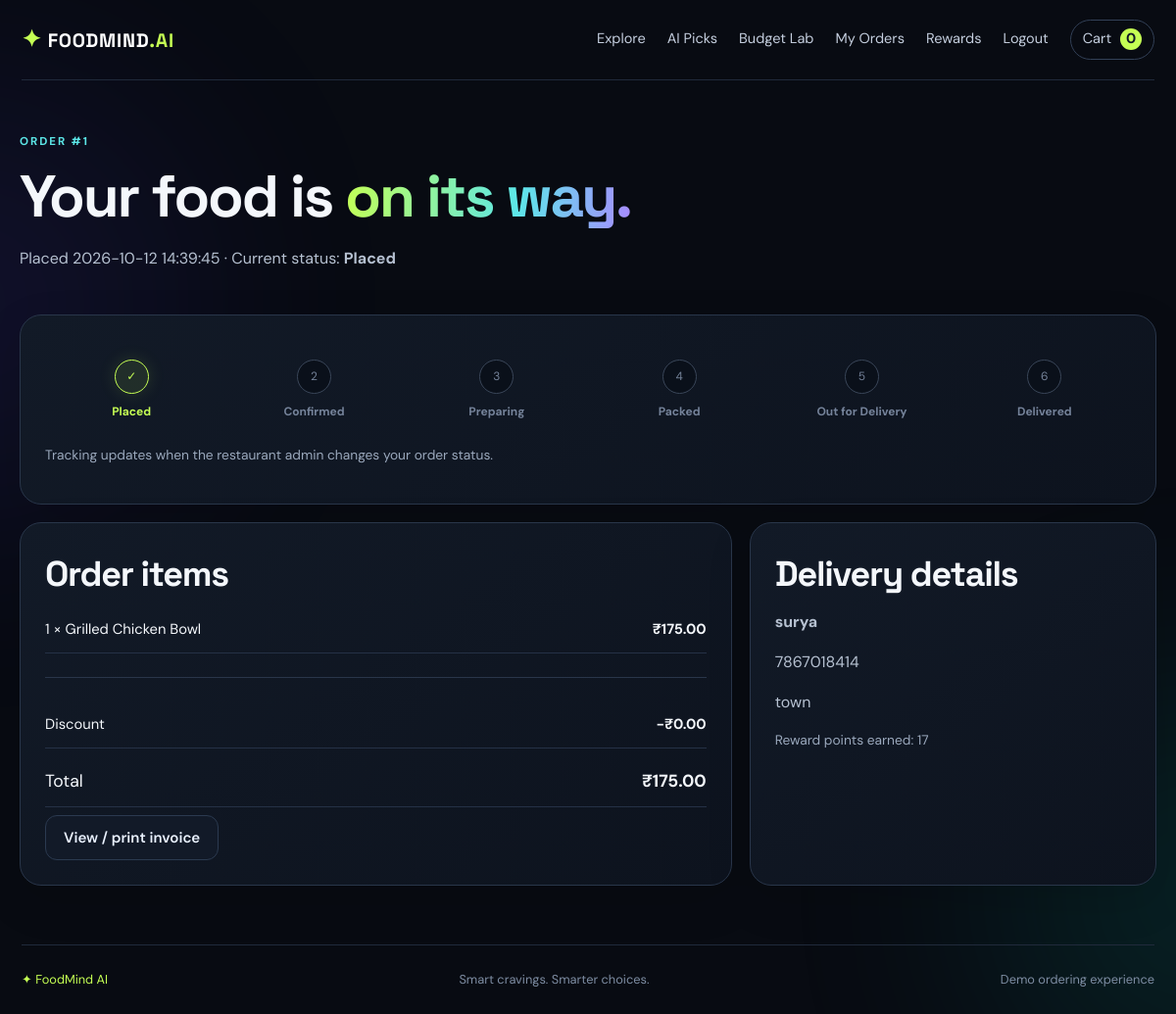
/orders/1 (signed in), run on the app's committed database.
### tables this page shows
CREATE TABLE orders (
          id INTEGER PRIMARY KEY AUTOINCREMENT, user_id INTEGER NOT NULL,
          customer_name TEXT NOT NULL, phone TEXT NOT NULL, address TEXT NOT NULL,
          total REAL NOT NULL, status TEXT NOT NULL DEFAULT 'Placed',
          created_at TEXT NOT NULL DEFAULT CURRENT_TIMESTAMP,
          coupon TEXT NOT NULL DEFAULT '', discount REAL NOT NULL DEFAULT 0,
          points_earned INTEGER NOT NULL DEFAULT 0,
          FOREIGN KEY(user_id) REFERENCES users(id)
        );

CREATE TABLE order_items (
          id INTEGER PRIMARY KEY AUTOINCREMENT, order_id INTEGER NOT NULL,
          food_id INTEGER, food_name TEXT NOT NULL, price REAL NOT NULL,
          quantity INTEGER NOT NULL,
          FOREIGN KEY(order_id) REFERENCES orders(id) ON DELETE CASCADE,
          FOREIGN KEY(food_id) REFERENCES foods(id) ON DELETE SET NULL
        );

### app.py (the view)
@app.route("/orders/<int:order_id>")
@login_required
def order_detail(order_id):
    with get_db() as db:
        order=db.execute("SELECT * FROM orders WHERE id=? AND user_id=?",(order_id,session["user_id"])).fetchone()
        if not order: flash("Order not found.","error"); return redirect(url_for("orders"))
        items=db.execute("SELECT * FROM order_items WHERE order_id=?",(order_id,)).fetchall()
    return render_template("order_detail.html",order=order,items=items,statuses=STATUSES)

### app.py (called while the page is built)
def get_db():
    conn = sqlite3.connect(DB_PATH, timeout=20)
    conn.row_factory = sqlite3.Row
    conn.execute("PRAGMA foreign_keys=ON")
    return conn

def login_required(fn):
    @wraps(fn)
    def wrapped(*a,**kw):
        if not session.get("user_id"):
            flash("Please sign in to continue.","info")
            return redirect(url_for("login", next=request.path))
        return fn(*a,**kw)
    return wrapped

@app.context_processor
def globals_for_templates():
    cart = session.get("cart", {})
    return {"cart_count":sum(int(v) for v in cart.values()), "current_user":session.get("user_name")}

### templates/order_detail.html
{% extends "base.html" %}{% block title %}Track order #{{ order.id }} — FoodMind AI{% endblock %}{% block content %}<div class="page-head"><div class="eyebrow">ORDER #{{ order.id }}</div><h1>Your food is <span class="gradient-text">on its way.</span></h1><p>Placed {{ order.created_at }} · Current status: <b>{{ order.status }}</b></p></div><section class="panel tracking-panel"><div class="tracking-line">{% for s in statuses[:6] %}<div class="tracking-step {% if statuses.index(order.status)>=statuses.index(s) and order.status!='Cancelled' %}done{% endif %}"><span>{{ '✓' if statuses.index(order.status)>=statuses.index(s) and order.status!='Cancelled' else loop.index }}</span><b>{{ s }}</b></div>{% endfor %}</div>{% if order.status=='Cancelled' %}<p class="flash error">This order was cancelled.</p>{% else %}<p class="muted small">Tracking updates when the restaurant admin changes your order status.</p>{% endif %}</section><div class="two-col"><section class="panel"><h2>Order items</h2>{% for i in items %}<div class="summary-line"><span>{{ i.quantity }} × {{ i.food_name }}</span><b>₹{{ '%.2f'|format(i.price*i.quantity) }}</b></div>{% endfor %}<hr><div class="summary-line"><span>Discount</span><b>−₹{{ '%.2f'|format(order.discount) }}</b></div><div class="summary-line total-line"><span>Total</span><b>₹{{ '%.2f'|format(order.total) }}</b></div><a class="btn ghost" href="{{ url_for('invoice',order_id=order.id) }}">View / print invoice</a></section><section class="panel"><h2>Delivery details</h2><p><b>{{ order.customer_name }}</b></p><p>{{ order.phone }}</p><p>{{ order.address }}</p><p class="muted small">Reward points earned: {{ order.points_earned }}</p></section></div>{% endblock %}

### static/style.css (style rules this page uses)
:root { --bg:#080b12;--panel:#101622;--panel2:#141d2c;--line:#243047;--text:#f4f7fb;--muted:#9aa8bc;--lime:#c5ff54;--cyan:#5ce7e8;--purple:#a88bff;--danger:#ff7e93;--radius:22px }
* { box-sizing:border-box }
html { scroll-behavior:smooth }
body { margin:0;background:var(--bg);color:var(--text);font-family:'DM Sans',sans-serif;line-height:1.55;overflow-x:hidden }
a { color:var(--cyan);text-decoration:none }
h1,h2,h3,.brand { font-family:'Space Grotesk',sans-serif;line-height:1.1;letter-spacing:-.035em }
h1 { font-size:clamp(2.7rem,6vw,5.5rem);margin:14px 0 18px }
h2 { font-size:clamp(1.5rem,3vw,2.25rem);margin:8px 0 12px }
p { color:#b6c1d1 }
.muted,small { color:var(--muted) }
.small { font-size:.86rem }
.eyebrow { font-size:.72rem;letter-spacing:.17em;font-weight:700;color:var(--cyan);text-transform:uppercase }
.gradient-text { background:linear-gradient(95deg,var(--lime),var(--cyan) 60%,var(--purple));-webkit-background-clip:text;background-clip:text;color:transparent }
.btn { display:inline-flex;align-items:center;justify-content:center;gap:8px;padding:12px 18px;border-radius:12px;border:1px solid transparent;font:600 .94rem 'DM Sans';cursor:pointer;transition:.2s }
.ghost { background:#121a28;border-color:#2b3a50;color:#eaf2ff }
.page-head { padding:54px 0 28px }
.page-head h1 { font-size:clamp(2.5rem,5vw,4.5rem) }
.page-head p { max-width:680px }
.panel { background:linear-gradient(145deg,#121a27,#0d131e);border:1px solid #29364a;border-radius:var(--radius);padding:25px;box-shadow:0 16px 45px #0002 }
.two-col { display:grid;grid-template-columns:1.4fr .8fr;gap:18px;margin-bottom:60px }
.summary-line { display:flex;justify-content:space-between;gap:12px;padding:12px 0;border-bottom:1px solid #253146;font-size:.92rem }
.summary-line b { white-space:nowrap }
.total-line { font-size:1.1rem;margin:8px 0 }
.tracking-panel { margin-bottom:18px }
.tracking-line { display:grid;grid-template-columns:repeat(6,1fr);gap:10px;margin:20px 0 25px }
.tracking-step { display:flex;flex-direction:column;align-items:center;text-align:center;gap:9px;color:#75839a;font-size:.75rem }
.tracking-step span { width:35px;height:35px;display:grid;place-items:center;border-radius:50%;border:1px solid #3a4659;background:#0a101a }
.tracking-step.done { color:var(--lime) }
.tracking-step.done span { background:#c5ff5417;border-color:var(--lime);box-shadow:0 0 18px #c5ff5420 }
hr { border:0;border-top:1px solid #29364a;margin:24px 0 }

### data on the page
orders: id "1", created_at "2026-10-12 14:39:45", status "Placed", status "✓" "2" "3" "4" "5" "6", discount "0.00", total "175.00", customer_name "surya", phone "7867018414", address "town", points_earned "17"
order_items: quantity "1", food_name "Grilled Chicken Bowl", i.price*i.quantity "175.00"

### other printed values
{{ cart_count }} "0"
{{ s }} "Placed" "Confirmed" "Preparing" "Packed" "Out for Delivery" "Delivered"
